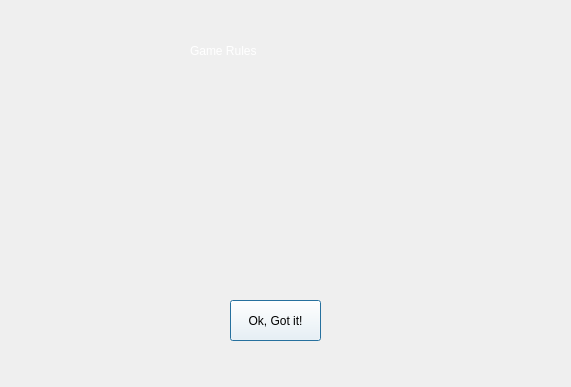
<?xml version="1.0" encoding="UTF-8"?>
<ui version="4.0">
 <class>GameRules</class>
 <widget class="QDialog" name="GameRules">
  <property name="geometry">
   <rect>
    <x>0</x>
    <y>0</y>
    <width>571</width>
    <height>387</height>
   </rect>
  </property>
  <property name="windowTitle">
   <string>Dialog</string>
  </property>
  <widget class="QPushButton" name="pushButton">
   <property name="geometry">
    <rect>
     <x>230</x>
     <y>300</y>
     <width>91</width>
     <height>41</height>
    </rect>
   </property>
   <property name="styleSheet">
    <string notr="true">font: 10pt &quot;Stencil&quot;;
background-color: rgb(255, 255, 255);</string>
   </property>
   <property name="text">
    <string>Ok, Got it!</string>
   </property>
  </widget>
  <widget class="QLabel" name="label_2">
   <property name="geometry">
    <rect>
     <x>190</x>
     <y>20</y>
     <width>171</width>
     <height>61</height>
    </rect>
   </property>
   <property name="styleSheet">
    <string notr="true">font: 75 22pt &quot;Eras Bold ITC&quot;;
color: rgb(255, 255, 255);</string>
   </property>
   <property name="text">
    <string>Game Rules</string>
   </property>
  </widget>
  <widget class="QLabel" name="label">
   <property name="geometry">
    <rect>
     <x>0</x>
     <y>0</y>
     <width>581</width>
     <height>391</height>
    </rect>
   </property>
   <property name="text">
    <string/>
   </property>
   <property name="pixmap">
    <pixmap resource="files.qrc">:/new/prefix/rules.jpg</pixmap>
   </property>
  </widget>
  <zorder>label</zorder>
  <zorder>label_2</zorder>
  <zorder>pushButton</zorder>
 </widget>
 <resources>
  <include location="files.qrc"/>
 </resources>
 <connections/>
</ui>
